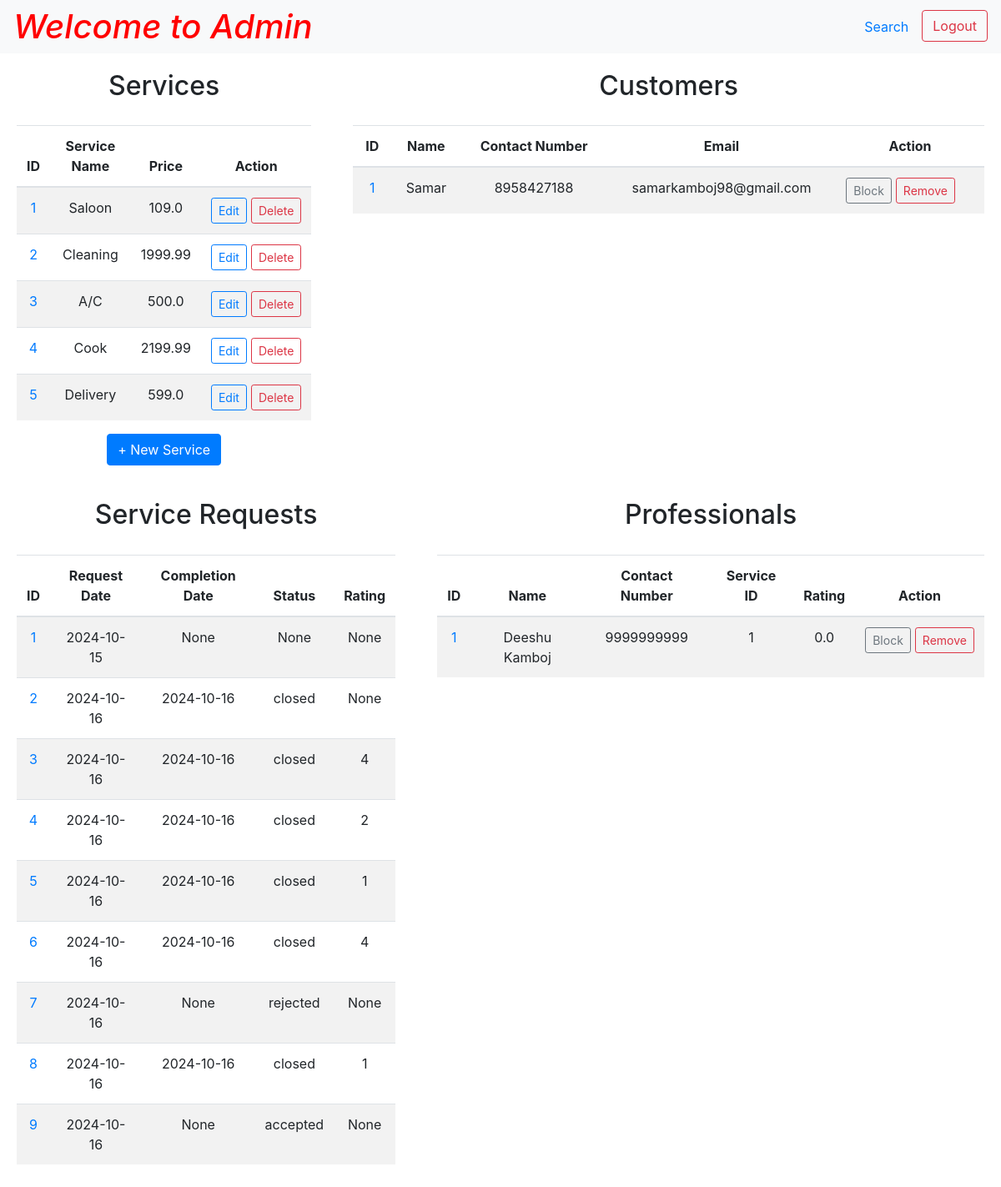
The page /admin (signed in) on the database as committed earlier.
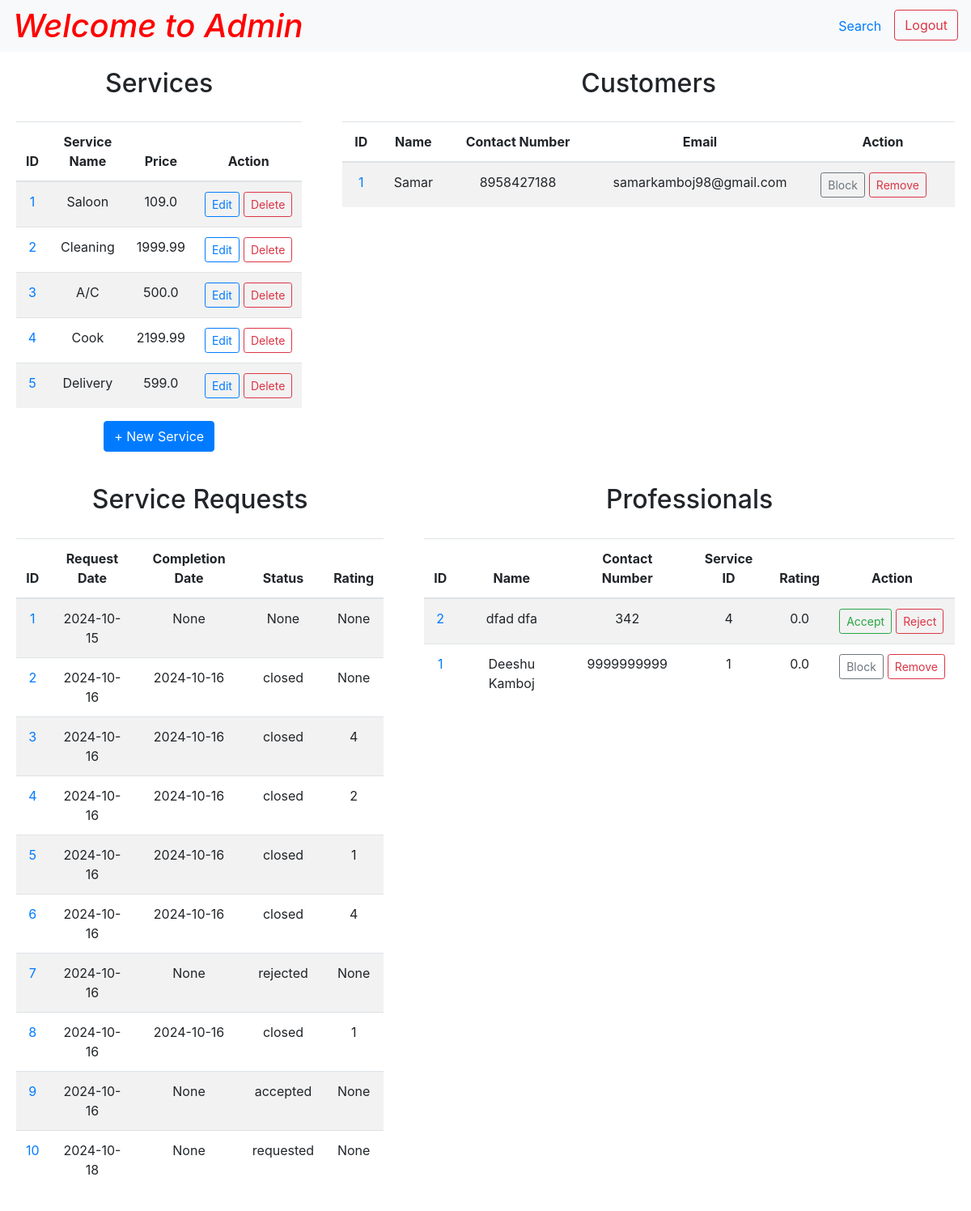
The same page on the database as committed later.
### tables this page shows
CREATE TABLE "services" (
    "id" INTEGER,
    "name" TEXT NOT NULL UNIQUE,
    "description" TEXT NOT NULL,
    "price" REAL NOT NULL,
    PRIMARY KEY("id")
);

CREATE TABLE "customers" (
    "id" INTEGER,
    "fname" TEXT NOT NULL,
    "lname" TEXT,
    "address" TEXT,
    "pincode" INTEGER,
    "contact_number" TEXT NOT NULL UNIQUE,
    "email" TEXT NOT NULL UNIQUE,
    "password" TEXT NOT NULL,
    "status" TEXT CHECK("status" in ('active', 'block')) DEFAULT 'active',
    PRIMARY KEY("id")
);

CREATE TABLE "service_requests" (
    "id" INTEGER,
    "service_id" INTEGER NOT NULL,
    "customer_id" INTEGER NOT NULL,
    "professional_id" INTEGER NOT NULL,
    "date_of_request" DATETIME DEFAULT CURRENT_TIMESTAMP,
    "date_of_completion" DATETIME,
    "status" TEXT DEFAULT 'requested' CHECK("status" in ('requested', 'accepted', 'rejected', 'closed')),
    "rating" INTEGER,
    "remarks" TEXT,
    PRIMARY KEY("id"),
    FOREIGN KEY("service_id") REFERENCES "services"("id") ON DELETE CASCADE,
    FOREIGN KEY("customer_id") REFERENCES "customers"("id") ON DELETE CASCADE,
    FOREIGN KEY("professional_id") REFERENCES "professionals"("id") ON DELETE CASCADE
);

CREATE TABLE "professionals" (
    "id" INTEGER,
    "fname" TEXT NOT NULL,
    "lname" TEXT,
    "address" TEXT NOT NULL,
    "pincode" INTEGER NOT NULL,
    "contact_number" TEXT NOT NULL UNIQUE,
    "email" TEXT NOT NULL UNIQUE,
    "password" TEXT NOT NULL,
    "service_id" INTEGER NOT NULL,
    "experience" INTEGER,
    "description" TEXT NOT NULL,
    "date_created" DATETIME DEFAULT CURRENT_TIMESTAMP,
    "rating" REAL DEFAULT 0,
    "status" TEXT CHECK("status" in (NULL, 'active', 'block')) DEFAULT NULL,
    PRIMARY KEY("id"),
    FOREIGN KEY("service_id") REFERENCES "services"("id") ON DELETE CASCADE
);

### app.py (the view, shortened to what this page needs)
@app.route("/admin", methods=["GET", "POST"])
@app.route("/admin/<action>/<user_type>/<int:id>", methods=["POST"])
def admin(action=None, user_type=None, id=None):
    if "username" in session and "password" in session:
        admin = helper.fetch_admin(username=session["username"],
                                    password=session["password"])
        if admin:
            professionals = helper.fetch_professionals()
            customers = helper.fetch_customers()
            services = helper.fetch_services()
            service_requests = helper.fetch_service_requests()
            return render_template("admin.html", professionals=professionals, customers=customers,
                                    services=services, requests=service_requests)
        else:
            flash("Invalid credentials", 'error')
            return redirect(url_for("login"))
    else:
        flash("Invalid credentials", 'error')
        return redirect(url_for("login"))

### templates/admin.html (shortened to what this page needs)
<!DOCTYPE html>
<html lang="en">
<head>
    <link rel="stylesheet" href="https://cdn.jsdelivr.net/npm/bootstrap@4.0.0/dist/css/bootstrap.min.css"
>
</head>
<body>
    <div class="page-wrapper">
        <nav class="navbar navbar-expand-lg navbar-light bg-light">
            <a href="/admin" style="text-decoration: none; color: red;">
                <h1>Welcome to Admin</h1>
            </a>
            <ul class="nav ml-auto">
                <li class="nav-item">
                    <a class="nav-link" href="/admin/search">Search</a>
                </li>
                <li>
                    <form action="/logout" class="d-inline">
                        <button type="submit" class="btn btn-outline-danger">Logout</button>
                    </form>
                </li>
            </ul>
        </nav>
        <div class="form-row text-center">
            <div class="col-4">
                <div class="form-container container-fluid">
                    <h2>Services</h2>
                    <div class="table-responsive">
                        <table class="table table-striped">
                            <thead>
                                <tr>
                                    <th>ID</th>
                                    <th>Service Name</th>
                                    <th>Price</th>
                                    <th>Action</th>
                                </tr>
                            </thead>
                            <tbody>
                                {% for service in services %}
                                <tr>
                                    <td>
                                        <a href="" data-toggle="modal"
                                            data-target="#serviceInfoModal{{ service['id'] }}">{{
                                            service['id'] }}</a>
                                    </td>
                                    <td>{{ service["name"] }}</td>
                                    <td>{{ service["price"] }}</td>
                                    <td>
                                        <div class="button-group">
                                            <button type="button" class="btn btn-outline-primary btn-sm"
                                                data-toggle="modal"
                                                data-target="#serviceEditModal{{ service['id'] }}">Edit</button>
                                            <form action="{{ url_for('service', subpath='delete', id=service['id']) }}"
                                                method="post"
                                                onsubmit="return confirm('Are you sure you want to delete this service because this will remove all related professionals from database?');">
                                                <button class="btn btn-outline-danger btn-sm"
                                                    type="submit">Delete</button>
                                            </form>
                                        </div>
                                    </td>
                                </tr>
                                {% endfor %}
                            </tbody>
                        </table>
                    </div>
                    <button type="button" class="btn btn-primary" data-toggle="modal" data-target="#serviceModal">
                        + New Service
                    </button>
                </div>
            </div>
            <div class="col-8">
                <div class="form-container container-fluid">
                    <h2>Customers</h2>
                    <div class="table-responsive">
                        <table class="table table-striped">
                            <thead>
                                <tr>
                                    <th>ID</th>
                                    <th>Name</th>
                                    <th>Contact Number</th>
                                    <th>Email</th>
                                    <th>Action</th>
                                </tr>
                            </thead>
                            <tbody>
                                {% for customer in customers %}
                                <tr>
                                    <td>
                                        <a href="" data-toggle="modal"
                                            data-target="#customerModal{{ customer['id'] }}">{{
                                            customer['id'] }}</a>
                                    </td>
                                    <td>{{ customer["fname"] + ' ' + customer["lname"] }}</td>
                                    <td>{{ customer["contact_number"] }}</td>
                                    <td>{{ customer["email"] }}</td>
                                    <td>
                                        {% if customer['status'] == 'active' %}
                                        <div class="button-group">
                                            <form action="/admin/block/customer/{{ customer['id'] }}"
                                                method="post">
                                                <button class="btn btn-outline-secondary btn-sm" type="submit"
                                                    value="block" name="action">Block</button>
                                            </form>
                                            <form action="/admin/delete/customer/{{ customer['id'] }}"
                                                method="post">
                                                <button class="btn btn-outline-danger btn-sm" type="submit"
                                                    value="remove" name="action">Remove</button>
                                            </form>
                                        </div>
                                        {% endif %}
                                    </td>
                                </tr>
                                {% endfor %}
                            </tbody>
                        </table>
                    </div>
                </div>
            </div>
        </div>
        <div class="form-row text-center">
            <div class="col-5">
                <div class="form-container container-fluid">
                    <h2>Service Requests</h2>
                    <div class="table-responsive">
                        <table class="table table-striped">
                            <thead>
                                <tr>
                                    <th>ID</th>
                                    <th>Request Date</th>
                                    <th>Completion Date</th>
                                    <th>Status</th>
                                    <th>Rating</th>
                                </tr>
                            </thead>
                            <tbody>
                                {% for request in requests %}
                                <tr>
                                    <td>
                                        <a href="" data-toggle="modal"
                                            data-target="#requestInfoModal{{ request['id'] }}">
                                            {{ request['id'] }}</a>
                                    </td>
                                    <td>{{ request['request_date'] }}</td>
                                    <td>{{ request['completion_date'] }}</td>
                                    <td>{{ request['status'] }}</td>
                                    <td>{{ request['rating'] }}</td>
                                </tr>
                                {% endfor %}
                            </tbody>
                        </table>
                    </div>
                </div>
            </div>
            <div class="col-7">
                <div class="form-container container-fluid">
                    <h2>Professionals</h2>
                    <div class="table-responsive">
                        <table class="table table-striped">
                            <thead>
                                <tr>
                                    <th>ID</th>
                                    <th>Name</th>
                                    <th>Contact Number</th>
                                    <th>Service ID</th>
                                    <th>Rating</th>
                                    <th>Action</th>
                                </tr>
                            </thead>
                            <tbody>
                                {% for professional in professionals %}
                                <tr>
                                    <td>
                                        <a href="" data-toggle="modal"
                                            data-target="#professionalModal{{ professional['id'] }}">{{
                                            professional['id']
                                            }}</a>
                                    </td>
                                    <td>{{ professional["fname"] + ' ' + professional["lname"] }}</td>
                                    <td>{{ professional["contact_number"] }}</td>
                                    <td>{{ professional["service_id"] }}</td>
                                    <td>{{ professional["rating"] }}</td>
                                    <td>
                                        {% if professional['status'] == None %}
                                        <div class="button-group">
                                            <form action="/admin/accept/professional/{{ professional['id'] }}"
                                                method="post">
                                                <button class="btn btn-outline-success btn-sm" type="submit" value="accept"
                                                name="action">Accept</button>
                                            </form>
                                            <form action="/admin/delete/professional/{{ professional['id'] }}"
                                                method="post">
                                                <button class="btn btn-outline-danger btn-sm" type="submit" value="reject"
                                                name="action">Reject</button>
                                            </form>
                                        </div>
                                        {% elif professional['status'] == 'active' %}
                                        <div class="button-group">
                                            <form action="/admin/block/professional/{{ professional['id'] }}"
                                                method="post">
                                                <button class="btn btn-outline-secondary btn-sm" type="submit"
                                                    value="block" name="action">Block</button>
                                            </form>
                                            <form action="/admin/delete/professional/{{ professional['id'] }}"
                                                method="post">
                                                <button class="btn btn-outline-danger btn-sm" type="submit"
                                                    value="remove" name="action">Remove</button>
                                            </form>
                                        </div>
                                        {% endif %}
                                    </td>
                                </tr>
                                {% endfor %}
                            </tbody>
                        </table>
                    </div>
                </div>
            </div>
        </div>
    </div>
</body>
</html>

Rows that differ between the two databases and show on the page:
added service_requests: id "10", request_date "2024-10-18", completion_date "None", status "requested", rating "None"
added professionals: id "2", fname+lname "dfad dfa", contact_number "342", service_id "4", rating "0.0"
